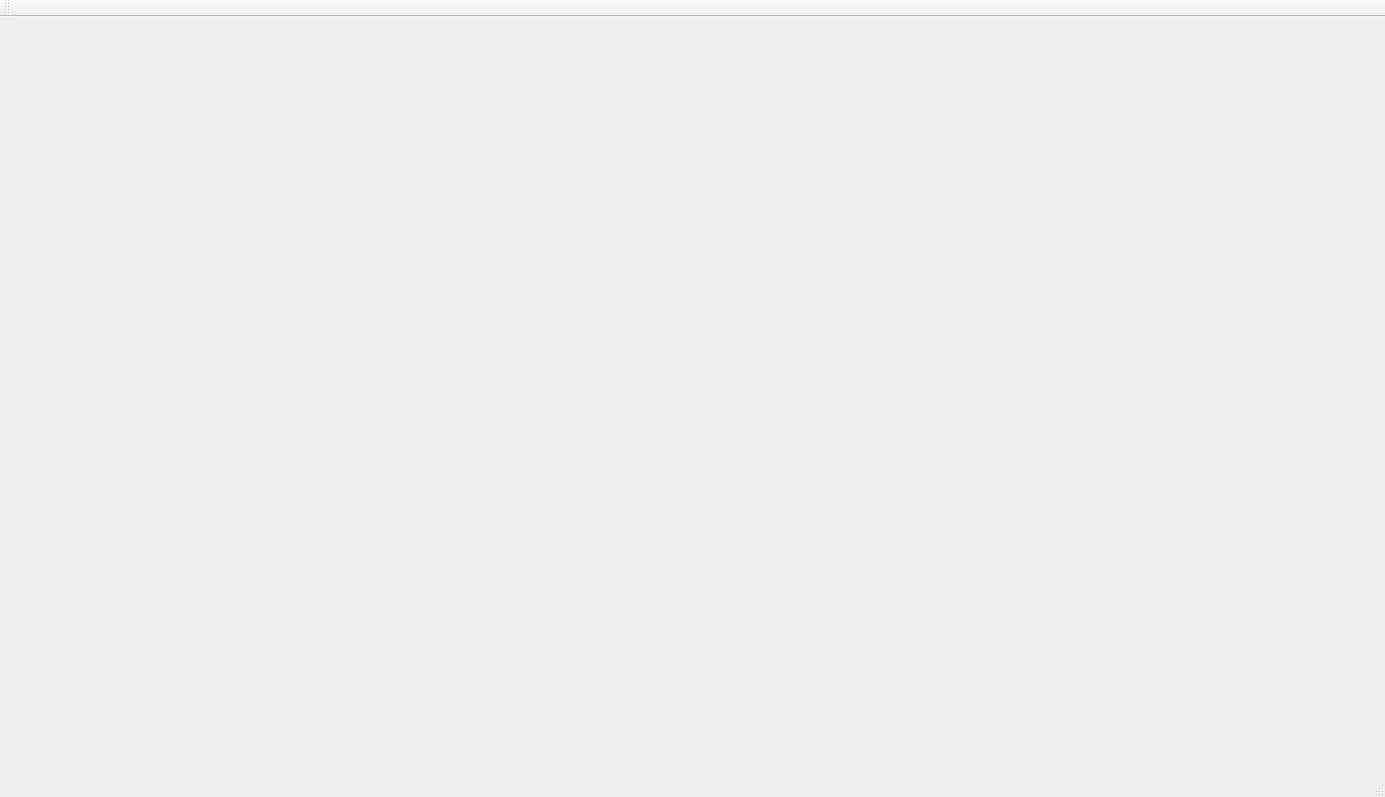
<?xml version="1.0" encoding="UTF-8"?>
<ui version="4.0">
 <class>MainWindow</class>
 <widget class="QMainWindow" name="MainWindow">
  <property name="geometry">
   <rect>
    <x>0</x>
    <y>0</y>
    <width>1385</width>
    <height>797</height>
   </rect>
  </property>
  <property name="windowTitle">
   <string>MainWindow</string>
  </property>
  <property name="iconSize">
   <size>
    <width>160</width>
    <height>50</height>
   </size>
  </property>
  <widget class="QWidget" name="centralWidget">
   <widget class="QPushButton" name="pushButton_1">
    <property name="geometry">
     <rect>
      <x>1210</x>
      <y>510</y>
      <width>141</width>
      <height>61</height>
     </rect>
    </property>
    <property name="styleSheet">
     <string notr="true">font: 75 9pt &quot;Agency FB&quot;;</string>
    </property>
    <property name="text">
     <string/>
    </property>
    <property name="flat">
     <bool>true</bool>
    </property>
   </widget>
   <widget class="QPushButton" name="pushButton_2">
    <property name="geometry">
     <rect>
      <x>1210</x>
      <y>590</y>
      <width>141</width>
      <height>61</height>
     </rect>
    </property>
    <property name="text">
     <string/>
    </property>
    <property name="flat">
     <bool>true</bool>
    </property>
   </widget>
   <widget class="QPushButton" name="pushButton">
    <property name="geometry">
     <rect>
      <x>1210</x>
      <y>660</y>
      <width>141</width>
      <height>71</height>
     </rect>
    </property>
    <property name="text">
     <string/>
    </property>
    <property name="flat">
     <bool>true</bool>
    </property>
   </widget>
  </widget>
  <widget class="QToolBar" name="mainToolBar">
   <attribute name="toolBarArea">
    <enum>TopToolBarArea</enum>
   </attribute>
   <attribute name="toolBarBreak">
    <bool>false</bool>
   </attribute>
  </widget>
  <widget class="QStatusBar" name="statusBar"/>
 </widget>
 <layoutdefault spacing="6" margin="11"/>
 <resources/>
 <connections/>
</ui>
